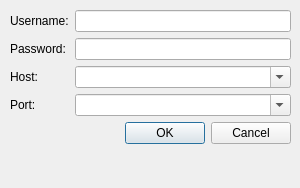
<?xml version="1.0" encoding="UTF-8"?>
<ui version="4.0">
 <class>ConnectDialog</class>
 <widget class="QDialog" name="ConnectDialog">
  <property name="geometry">
   <rect>
    <x>0</x>
    <y>0</y>
    <width>300</width>
    <height>188</height>
   </rect>
  </property>
  <property name="windowTitle">
   <string>Connect to server</string>
  </property>
  <widget class="QWidget" name="verticalLayoutWidget">
   <property name="geometry">
    <rect>
     <x>10</x>
     <y>10</y>
     <width>281</width>
     <height>171</height>
    </rect>
   </property>
   <layout class="QVBoxLayout" name="verticalLayout">
    <item>
     <layout class="QFormLayout" name="formLayout">
      <item row="0" column="0">
       <widget class="QLabel" name="usernameLabel">
        <property name="text">
         <string>Username:</string>
        </property>
       </widget>
      </item>
      <item row="0" column="1">
       <widget class="QLineEdit" name="usernameLineEdit"/>
      </item>
      <item row="1" column="0">
       <widget class="QLabel" name="passwordLabel">
        <property name="text">
         <string>Password:</string>
        </property>
       </widget>
      </item>
      <item row="1" column="1">
       <widget class="QLineEdit" name="passwordLineEdit"/>
      </item>
      <item row="2" column="0">
       <widget class="QLabel" name="hostLabel">
        <property name="text">
         <string>Host:</string>
        </property>
       </widget>
      </item>
      <item row="3" column="0">
       <widget class="QLabel" name="portLabel">
        <property name="text">
         <string>Port:</string>
        </property>
       </widget>
      </item>
      <item row="4" column="1">
       <widget class="QDialogButtonBox" name="buttonBox">
        <property name="orientation">
         <enum>Qt::Horizontal</enum>
        </property>
        <property name="standardButtons">
         <set>QDialogButtonBox::Cancel|QDialogButtonBox::Ok</set>
        </property>
       </widget>
      </item>
      <item row="2" column="1">
       <widget class="QComboBox" name="hostComboBox">
        <property name="focusPolicy">
         <enum>Qt::StrongFocus</enum>
        </property>
        <property name="editable">
         <bool>true</bool>
        </property>
       </widget>
      </item>
      <item row="3" column="1">
       <widget class="QComboBox" name="portComboBox">
        <property name="focusPolicy">
         <enum>Qt::StrongFocus</enum>
        </property>
        <property name="editable">
         <bool>true</bool>
        </property>
       </widget>
      </item>
     </layout>
    </item>
   </layout>
  </widget>
 </widget>
 <tabstops>
  <tabstop>usernameLineEdit</tabstop>
  <tabstop>passwordLineEdit</tabstop>
  <tabstop>hostComboBox</tabstop>
  <tabstop>portComboBox</tabstop>
  <tabstop>buttonBox</tabstop>
 </tabstops>
 <resources/>
 <connections>
  <connection>
   <sender>buttonBox</sender>
   <signal>accepted()</signal>
   <receiver>ConnectDialog</receiver>
   <slot>accept()</slot>
   <hints>
    <hint type="sourcelabel">
     <x>248</x>
     <y>254</y>
    </hint>
    <hint type="destinationlabel">
     <x>157</x>
     <y>274</y>
    </hint>
   </hints>
  </connection>
  <connection>
   <sender>buttonBox</sender>
   <signal>rejected()</signal>
   <receiver>ConnectDialog</receiver>
   <slot>reject()</slot>
   <hints>
    <hint type="sourcelabel">
     <x>316</x>
     <y>260</y>
    </hint>
    <hint type="destinationlabel">
     <x>286</x>
     <y>274</y>
    </hint>
   </hints>
  </connection>
 </connections>
</ui>
